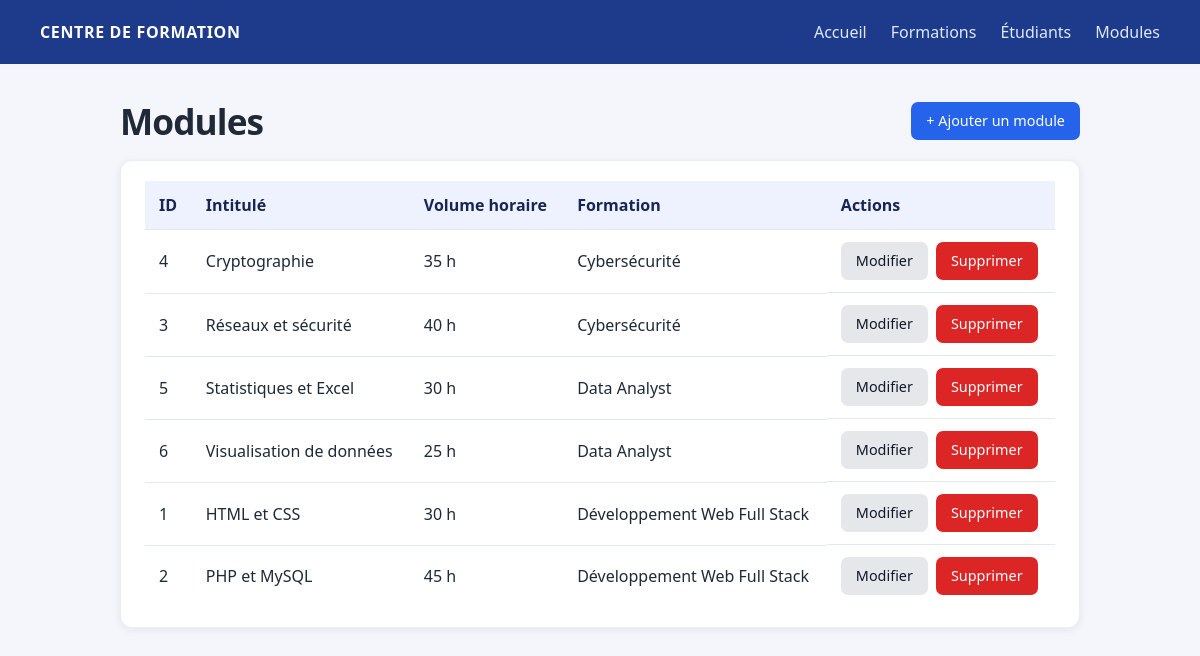
Screenshot of /modules/index.php with the database file from the repository.
### tables this page shows
CREATE TABLE modules (
  id_module      INT UNSIGNED NOT NULL AUTO_INCREMENT,
  intitule       VARCHAR(120) NOT NULL,
  volume_horaire SMALLINT UNSIGNED NOT NULL,
  id_formation   INT UNSIGNED NOT NULL,
  PRIMARY KEY (id_module),
  CONSTRAINT fk_modules_formation
    FOREIGN KEY (id_formation) REFERENCES formations (id_formation)
    ON DELETE RESTRICT ON UPDATE CASCADE
);

CREATE TABLE formations (
  id_formation INT UNSIGNED NOT NULL AUTO_INCREMENT,
  titre        VARCHAR(120) NOT NULL,
  duree_mois   TINYINT UNSIGNED NOT NULL,
  niveau       VARCHAR(50) NOT NULL,
  PRIMARY KEY (id_formation)
);

### modules/index.php (the view, shortened to what this page needs)
<?php
require_once '../database/connexion.php';
$sql = "SELECT m.id_module, m.intitule, m.volume_horaire, f.titre AS formation
        FROM modules m
        INNER JOIN formations f ON f.id_formation = m.id_formation
        ORDER BY f.titre, m.intitule";
$modules = $pdo->query($sql)->fetchAll(PDO::FETCH_ASSOC);
?>
<!DOCTYPE html>
<html lang="fr">
<head>
    <link rel="stylesheet" href="../assets/css/style.css">
</head>
<body>
<header class="topbar">
    <span class="brand">CENTRE DE FORMATION</span>
    <a href="../index.php">Accueil</a>
    <a href="../formations/index.php">Formations</a>
    <a href="../etudiants/index.php">Étudiants</a>
    <a href="index.php">Modules</a>
</header>
<main>
    <div class="toolbar">
        <h1>Modules</h1>
        <a class="btn btn-primary" href="create.php">+ Ajouter un module</a>
    </div>
    <div class="card">
    <?php if (empty($modules)): ?>
        <p class="empty">Aucun module pour le moment.</p>
    <?php else: ?>
        <table>
            <thead>
                <tr><th>ID</th><th>Intitulé</th><th>Volume horaire</th><th>Formation</th><th>Actions</th></tr>
            </thead>
            <tbody>
            <?php foreach ($modules as $m): ?>
                <tr>
                    <td><?= (int) $m['id_module'] ?></td>
                    <td><?= htmlspecialchars($m['intitule']) ?></td>
                    <td><?= (int) $m['volume_horaire'] ?> h</td>
                    <td><?= htmlspecialchars($m['formation']) ?></td>
                    <td class="actions">
                        <a class="btn" href="edit.php?id=<?= (int) $m['id_module'] ?>">Modifier</a>
                        <form class="inline" action="delete.php" method="post"
                              onsubmit="return confirm('Supprimer ce module ?');">
                            <button type="submit" class="btn btn-danger">Supprimer</button>
                        </form>
                    </td>
                </tr>
            <?php endforeach; ?>
            </tbody>
        </table>
    <?php endif; ?>
    </div>
</main>
</body>
</html>

### assets/css/style.css (style rules this page uses)
* { box-sizing: border-box; }
:root { color-scheme: light; --color-ink: #1f2937; --color-muted: #64748b; --color-brand: #1e3a8a; --color-primary: #2563eb; --color-border: #e2e8f0; --color-surface: #fff; --color-page: #f4f6fb; --shadow-card: 0 2px 8px rgba(15, 23, 42, .07); }
body { min-width: 320px; margin: 0; background: var(--color-page); color: var(--color-ink); font-family: system-ui, -apple-system, BlinkMacSystemFont, "Segoe UI", sans-serif; line-height: 1.5; }
.topbar { display: flex; align-items: center; gap: 12px 24px; min-height: 64px; padding: 12px max(24px, calc((100% - 1120px) / 2)); background: var(--color-brand); color: #fff; }
.topbar .brand { margin-right: auto; font-weight: 750; letter-spacing: .04em; }
.topbar a { padding: 6px 0; color: #dbeafe; text-decoration: none; transition: color .15s ease; }
main { width: min(100% - 32px, 960px); margin: 36px auto 64px; }
h1 { margin: 0 0 18px; font-size: clamp(1.7rem, 3vw, 2.2rem); line-height: 1.2; letter-spacing: -.025em; }
.card, .quick-card { border: 1px solid rgba(226, 232, 240, .7); border-radius: 12px; background: var(--color-surface); box-shadow: var(--shadow-card); }
.card { overflow-x: auto; padding: 20px 24px; }
table { width: 100%; min-width: 620px; border-collapse: collapse; }
th, td { padding: 12px 14px; border-bottom: 1px solid var(--color-border); text-align: left; vertical-align: middle; }
th { background: #eef2ff; color: #172554; font-weight: 650; white-space: nowrap; }
tbody tr:last-child td { border-bottom: 0; }
.actions { display: flex; align-items: center; gap: 8px; white-space: nowrap; }
form.inline { margin: 0; }
.btn { display: inline-flex; align-items: center; justify-content: center; min-height: 38px; padding: 8px 14px; border: 1px solid transparent; border-radius: 7px; background: #e5e7eb; color: #111827; font: inherit; font-size: .9rem; line-height: 1.25; text-decoration: none; cursor: pointer; transition: background-color .15s ease, box-shadow .15s ease, transform .15s ease; }
.btn-primary { background: var(--color-primary); color: #fff; }
.btn-danger { background: #dc2626; color: #fff; }
:where(a, button, input, select):focus-visible { outline: 3px solid #93c5fd; outline-offset: 2px; }
.toolbar { display: flex; align-items: center; justify-content: space-between; gap: 16px; margin-bottom: 18px; }
.toolbar h1 { margin: 0; }

### rows the page displays
modules: id_module "4", intitule "Cryptographie", volume_horaire "35", id_formation.titre "Cybersécurité"
modules: id_module "3", intitule "Réseaux et sécurité", volume_horaire "40", id_formation.titre "Cybersécurité"
modules: id_module "5", intitule "Statistiques et Excel", volume_horaire "30", id_formation.titre "Data Analyst"
modules: id_module "6", intitule "Visualisation de données", volume_horaire "25", id_formation.titre "Data Analyst"
modules: id_module "1", intitule "HTML et CSS", volume_horaire "30", id_formation.titre "Développement Web Full Stack"
modules: id_module "2", intitule "PHP et MySQL", volume_horaire "45", id_formation.titre "Développement Web Full Stack"
